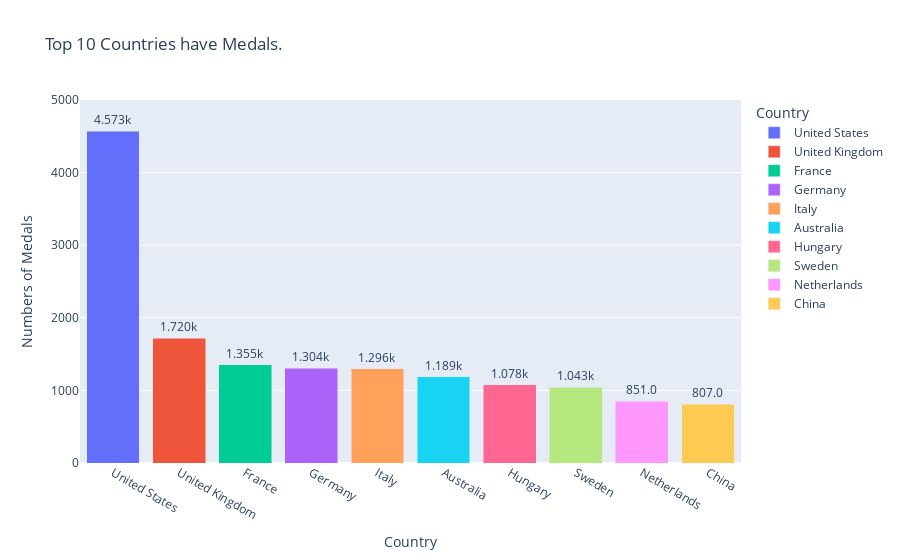

Notebook cell for this chart:
### Code cell
fig =px.bar(Numbers_of_Medal_by_country, 
y = 'Numbers_of_Medal',
x = 'Country' , 
color='Country',
barmode='stack' ,
title= 'Top 10 Countries have Medals.' , 
labels={'Numbers_of_Medal':"Numbers of Medals"} ,
text='Numbers_of_Medal' ,
hover_name='Country',
range_y=[0,5000],
orientation="v"
)
fig.update_traces(texttemplate = '%{text:.4s}' , textposition = 'outside')

### Figure 1 — Plotly figure (JSON) as saved in the notebook; plotly's stock layout.template omitted (floating-point values rounded to 4 significant figures)
{"data": [{"alignmentgroup": "True", "hovertemplate": "<b>%{hovertext}</b><br><br>Country=%{x}<br>Numbers of Medals=%{text}<extra></extra>", "hovertext": ["United States"], "legendgroup": "United States", "marker": {"color": "#636efa", "pattern": {"shape": ""}}, "name": "United States", "offsetgroup": "United States", "orientation": "v", "showlegend": true, "text": [4573], "textposition": "outside", "texttemplate": "%{text:.4s}", "type": "bar", "x": ["United States"], "xaxis": "x", "y": [4573], "yaxis": "y"}, {"alignmentgroup": "True", "hovertemplate": "<b>%{hovertext}</b><br><br>Country=%{x}<br>Numbers of Medals=%{text}<extra></extra>", "hovertext": ["United Kingdom"], "legendgroup": "United Kingdom", "marker": {"color": "#EF553B", "pattern": {"shape": ""}}, "name": "United Kingdom", "offsetgroup": "United Kingdom", "orientation": "v", "showlegend": true, "text": [1720], "textposition": "outside", "texttemplate": "%{text:.4s}", "type": "bar", "x": ["United Kingdom"], "xaxis": "x", "y": [1720], "yaxis": "y"}, {"alignmentgroup": "True", "hovertemplate": "<b>%{hovertext}</b><br><br>Country=%{x}<br>Numbers of Medals=%{text}<extra></extra>", "hovertext": ["France"], "legendgroup": "France", "marker": {"color": "#00cc96", "pattern": {"shape": ""}}, "name": "France", "offsetgroup": "France", "orientation": "v", "showlegend": true, "text": [1355], "textposition": "outside", "texttemplate": "%{text:.4s}", "type": "bar", "x": ["France"], "xaxis": "x", "y": [1355], "yaxis": "y"}, {"alignmentgroup": "True", "hovertemplate": "<b>%{hovertext}</b><br><br>Country=%{x}<br>Numbers of Medals=%{text}<extra></extra>", "hovertext": ["Germany"], "legendgroup": "Germany", "marker": {"color": "#ab63fa", "pattern": {"shape": ""}}, "name": "Germany", "offsetgroup": "Germany", "orientation": "v", "showlegend": true, "text": [1304], "textposition": "outside", "texttemplate": "%{text:.4s}", "type": "bar", "x": ["Germany"], "xaxis": "x", "y": [1304], "yaxis": "y"}, {"alignmentgroup": "True", "hovertemplate": "<b>%{hovertext}</b><br><br>Country=%{x}<br>Numbers of Medals=%{text}<extra></extra>", "hovertext": ["Italy"], "legendgroup": "Italy", "marker": {"color": "#FFA15A", "pattern": {"shape": ""}}, "name": "Italy", "offsetgroup": "Italy", "orientation": "v", "showlegend": true, "text": [1296], "textposition": "outside", "texttemplate": "%{text:.4s}", "type": "bar", "x": ["Italy"], "xaxis": "x", "y": [1296], "yaxis": "y"}, {"alignmentgroup": "True", "hovertemplate": "<b>%{hovertext}</b><br><br>Country=%{x}<br>Numbers of Medals=%{text}<extra></extra>", "hovertext": ["Australia"], "legendgroup": "Australia", "marker": {"color": "#19d3f3", "pattern": {"shape": ""}}, "name": "Australia", "offsetgroup": "Australia", "orientation": "v", "showlegend": true, "text": [1189], "textposition": "outside", "texttemplate": "%{text:.4s}", "type": "bar", "x": ["Australia"], "xaxis": "x", "y": [1189], "yaxis": "y"}, {"alignmentgroup": "True", "hovertemplate": "<b>%{hovertext}</b><br><br>Country=%{x}<br>Numbers of Medals=%{text}<extra></extra>", "hovertext": ["Hungary"], "legendgroup": "Hungary", "marker": {"color": "#FF6692", "pattern": {"shape": ""}}, "name": "Hungary", "offsetgroup": "Hungary", "orientation": "v", "showlegend": true, "text": [1078], "textposition": "outside", "texttemplate": "%{text:.4s}", "type": "bar", "x": ["Hungary"], "xaxis": "x", "y": [1078], "yaxis": "y"}, {"alignmentgroup": "True", "hovertemplate": "<b>%{hovertext}</b><br><br>Country=%{x}<br>Numbers of Medals=%{text}<extra></extra>", "hovertext": ["Sweden"], "legendgroup": "Sweden", "marker": {"color": "#B6E880", "pattern": {"shape": ""}}, "name": "Sweden", "offsetgroup": "Sweden", "orientation": "v", "showlegend": true, "text": [1043], "textposition": "outside", "texttemplate": "%{text:.4s}", "type": "bar", "x": ["Sweden"], "xaxis": "x", "y": [1043], "yaxis": "y"}, {"alignmentgroup": "True", "hovertemplate": "<b>%{hovertext}</b><br><br>Country=%{x}<br>Numbers of Medals=%{text}<extra></extra>", "hovertext": ["Netherlands"], "legendgroup": "Netherlands", "marker": {"color": "#FF97FF", "pattern": {"shape": ""}}, "name": "Netherlands", "offsetgroup": "Netherlands", "orientation": "v", "showlegend": true, "text": [851], "textposition": "outside", "texttemplate": "%{text:.4s}", "type": "bar", "x": ["Netherlands"], "xaxis": "x", "y": [851], "yaxis": "y"}, {"alignmentgroup": "True", "hovertemplate": "<b>%{hovertext}</b><br><br>Country=%{x}<br>Numbers of Medals=%{text}<extra></extra>", "hovertext": ["China"], "legendgroup": "China", "marker": {"color": "#FECB52", "pattern": {"shape": ""}}, "name": "China", "offsetgroup": "China", "orientation": "v", "showlegend": true, "text": [807], "textposition": "outside", "texttemplate": "%{text:.4s}", "type": "bar", "x": ["China"], "xaxis": "x", "y": [807], "yaxis": "y"}], "layout": {"barmode": "stack", "legend": {"title": {"text": "Country"}, "tracegroupgap": 0}, "title": {"text": "Top 10 Countries have Medals."}, "xaxis": {"anchor": "y", "categoryarray": ["United States", "United Kingdom", "France", "Germany", "Italy", "Australia", "Hungary", "Sweden", "Netherlands", "China"], "categoryorder": "array", "domain": [0, 1], "title": {"text": "Country"}}, "yaxis": {"anchor": "x", "domain": [0, 1], "range": [0, 5000], "title": {"text": "Numbers of Medals"}}}}
